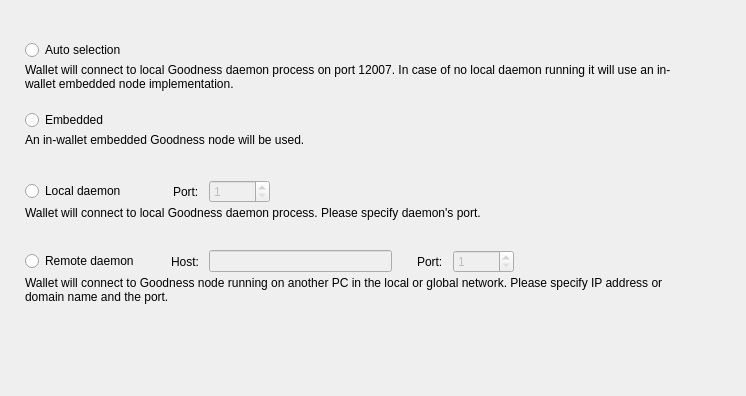
<?xml version="1.0" encoding="UTF-8"?>
<ui version="4.0">
 <class>ConnectionOptionsFrame</class>
 <widget class="QFrame" name="ConnectionOptionsFrame">
  <property name="geometry">
   <rect>
    <x>0</x>
    <y>0</y>
    <width>746</width>
    <height>396</height>
   </rect>
  </property>
  <property name="windowTitle">
   <string>Frame</string>
  </property>
  <property name="frameShape">
   <enum>QFrame::NoFrame</enum>
  </property>
  <property name="frameShadow">
   <enum>QFrame::Raised</enum>
  </property>
  <layout class="QVBoxLayout" name="verticalLayout_5">
   <property name="spacing">
    <number>0</number>
   </property>
   <property name="leftMargin">
    <number>25</number>
   </property>
   <property name="topMargin">
    <number>40</number>
   </property>
   <property name="rightMargin">
    <number>49</number>
   </property>
   <item>
    <widget class="QWidget" name="widget" native="true">
     <property name="sizePolicy">
      <sizepolicy hsizetype="Preferred" vsizetype="Fixed">
       <horstretch>0</horstretch>
       <verstretch>0</verstretch>
      </sizepolicy>
     </property>
     <property name="minimumSize">
      <size>
       <width>0</width>
       <height>70</height>
      </size>
     </property>
     <property name="maximumSize">
      <size>
       <width>16777215</width>
       <height>70</height>
      </size>
     </property>
     <layout class="QVBoxLayout" name="verticalLayout" stretch="0,1">
      <property name="spacing">
       <number>3</number>
      </property>
      <property name="leftMargin">
       <number>0</number>
      </property>
      <property name="topMargin">
       <number>0</number>
      </property>
      <property name="rightMargin">
       <number>0</number>
      </property>
      <property name="bottomMargin">
       <number>0</number>
      </property>
      <item>
       <widget class="QRadioButton" name="m_autoRadio">
        <property name="text">
         <string>Auto selection</string>
        </property>
        <attribute name="buttonGroup">
         <string notr="true">m_connectionButtonGroup</string>
        </attribute>
       </widget>
      </item>
      <item alignment="Qt::AlignTop">
       <widget class="WalletGui::WalletSmallGrayTextLabel" name="m_autoHelperLabel">
        <property name="text">
         <string>Wallet will connect to local Goodness daemon process on port 12007. In case of no local daemon running it will use an in-wallet embedded node implementation.</string>
        </property>
        <property name="alignment">
         <set>Qt::AlignLeading|Qt::AlignLeft|Qt::AlignTop</set>
        </property>
        <property name="wordWrap">
         <bool>true</bool>
        </property>
        <property name="indent">
         <number>0</number>
        </property>
       </widget>
      </item>
     </layout>
    </widget>
   </item>
   <item>
    <widget class="QWidget" name="widget_2" native="true">
     <property name="sizePolicy">
      <sizepolicy hsizetype="Preferred" vsizetype="Fixed">
       <horstretch>0</horstretch>
       <verstretch>0</verstretch>
      </sizepolicy>
     </property>
     <property name="minimumSize">
      <size>
       <width>0</width>
       <height>70</height>
      </size>
     </property>
     <property name="maximumSize">
      <size>
       <width>16777215</width>
       <height>70</height>
      </size>
     </property>
     <layout class="QVBoxLayout" name="verticalLayout_2" stretch="0,1">
      <property name="spacing">
       <number>3</number>
      </property>
      <property name="leftMargin">
       <number>0</number>
      </property>
      <property name="topMargin">
       <number>0</number>
      </property>
      <property name="rightMargin">
       <number>0</number>
      </property>
      <property name="bottomMargin">
       <number>0</number>
      </property>
      <item>
       <widget class="QRadioButton" name="m_embeddedRadio">
        <property name="text">
         <string>Embedded</string>
        </property>
        <attribute name="buttonGroup">
         <string notr="true">m_connectionButtonGroup</string>
        </attribute>
       </widget>
      </item>
      <item alignment="Qt::AlignTop">
       <widget class="WalletGui::WalletSmallGrayTextLabel" name="m_embeddedHelperLabel">
        <property name="text">
         <string>An in-wallet embedded Goodness node will be used.</string>
        </property>
        <property name="alignment">
         <set>Qt::AlignLeading|Qt::AlignLeft|Qt::AlignTop</set>
        </property>
        <property name="wordWrap">
         <bool>true</bool>
        </property>
        <property name="indent">
         <number>0</number>
        </property>
       </widget>
      </item>
     </layout>
    </widget>
   </item>
   <item>
    <widget class="QWidget" name="widget_3" native="true">
     <property name="sizePolicy">
      <sizepolicy hsizetype="Preferred" vsizetype="Fixed">
       <horstretch>0</horstretch>
       <verstretch>0</verstretch>
      </sizepolicy>
     </property>
     <property name="minimumSize">
      <size>
       <width>0</width>
       <height>70</height>
      </size>
     </property>
     <property name="maximumSize">
      <size>
       <width>16777215</width>
       <height>70</height>
      </size>
     </property>
     <layout class="QVBoxLayout" name="verticalLayout_3" stretch="0,1">
      <property name="spacing">
       <number>3</number>
      </property>
      <property name="leftMargin">
       <number>0</number>
      </property>
      <property name="topMargin">
       <number>0</number>
      </property>
      <property name="rightMargin">
       <number>0</number>
      </property>
      <property name="bottomMargin">
       <number>0</number>
      </property>
      <item>
       <layout class="QHBoxLayout" name="horizontalLayout">
        <property name="spacing">
         <number>10</number>
        </property>
        <item>
         <widget class="QRadioButton" name="m_localRadio">
          <property name="text">
           <string>Local daemon</string>
          </property>
          <attribute name="buttonGroup">
           <string notr="true">m_connectionButtonGroup</string>
          </attribute>
         </widget>
        </item>
        <item>
         <spacer name="horizontalSpacer">
          <property name="orientation">
           <enum>Qt::Horizontal</enum>
          </property>
          <property name="sizeType">
           <enum>QSizePolicy::Fixed</enum>
          </property>
          <property name="sizeHint" stdset="0">
           <size>
            <width>37</width>
            <height>20</height>
           </size>
          </property>
         </spacer>
        </item>
        <item>
         <widget class="QLabel" name="label">
          <property name="text">
           <string>Port:</string>
          </property>
         </widget>
        </item>
        <item alignment="Qt::AlignVCenter">
         <widget class="QSpinBox" name="m_localPortSpin">
          <property name="enabled">
           <bool>false</bool>
          </property>
          <property name="minimum">
           <number>1</number>
          </property>
          <property name="maximum">
           <number>65535</number>
          </property>
          <property name="value">
           <number>1</number>
          </property>
         </widget>
        </item>
        <item>
         <spacer name="horizontalSpacer_2">
          <property name="orientation">
           <enum>Qt::Horizontal</enum>
          </property>
          <property name="sizeHint" stdset="0">
           <size>
            <width>40</width>
            <height>20</height>
           </size>
          </property>
         </spacer>
        </item>
       </layout>
      </item>
      <item alignment="Qt::AlignTop">
       <widget class="WalletGui::WalletSmallGrayTextLabel" name="m_localHelperLabel">
        <property name="text">
         <string>Wallet will connect to local Goodness daemon process. Please specify daemon's port.</string>
        </property>
        <property name="alignment">
         <set>Qt::AlignLeading|Qt::AlignLeft|Qt::AlignTop</set>
        </property>
        <property name="wordWrap">
         <bool>true</bool>
        </property>
        <property name="indent">
         <number>0</number>
        </property>
       </widget>
      </item>
     </layout>
    </widget>
   </item>
   <item>
    <widget class="QWidget" name="widget_4" native="true">
     <property name="sizePolicy">
      <sizepolicy hsizetype="Preferred" vsizetype="Fixed">
       <horstretch>0</horstretch>
       <verstretch>0</verstretch>
      </sizepolicy>
     </property>
     <property name="minimumSize">
      <size>
       <width>0</width>
       <height>70</height>
      </size>
     </property>
     <property name="maximumSize">
      <size>
       <width>16777215</width>
       <height>70</height>
      </size>
     </property>
     <layout class="QVBoxLayout" name="verticalLayout_4" stretch="0,1">
      <property name="spacing">
       <number>3</number>
      </property>
      <property name="leftMargin">
       <number>0</number>
      </property>
      <property name="topMargin">
       <number>0</number>
      </property>
      <property name="rightMargin">
       <number>0</number>
      </property>
      <property name="bottomMargin">
       <number>0</number>
      </property>
      <item>
       <layout class="QHBoxLayout" name="horizontalLayout_2">
        <property name="spacing">
         <number>10</number>
        </property>
        <item>
         <widget class="QRadioButton" name="m_remoteRadio">
          <property name="text">
           <string>Remote daemon</string>
          </property>
          <attribute name="buttonGroup">
           <string notr="true">m_connectionButtonGroup</string>
          </attribute>
         </widget>
        </item>
        <item>
         <spacer name="horizontalSpacer_3">
          <property name="orientation">
           <enum>Qt::Horizontal</enum>
          </property>
          <property name="sizeType">
           <enum>QSizePolicy::Fixed</enum>
          </property>
          <property name="sizeHint" stdset="0">
           <size>
            <width>22</width>
            <height>20</height>
           </size>
          </property>
         </spacer>
        </item>
        <item>
         <widget class="QLabel" name="label_2">
          <property name="text">
           <string>Host:</string>
          </property>
         </widget>
        </item>
        <item>
         <widget class="QLineEdit" name="m_remoteHostEdit">
          <property name="enabled">
           <bool>false</bool>
          </property>
         </widget>
        </item>
        <item>
         <spacer name="horizontalSpacer_5">
          <property name="orientation">
           <enum>Qt::Horizontal</enum>
          </property>
          <property name="sizeType">
           <enum>QSizePolicy::Fixed</enum>
          </property>
          <property name="sizeHint" stdset="0">
           <size>
            <width>15</width>
            <height>20</height>
           </size>
          </property>
         </spacer>
        </item>
        <item>
         <widget class="QLabel" name="label_3">
          <property name="text">
           <string>Port:</string>
          </property>
         </widget>
        </item>
        <item alignment="Qt::AlignVCenter">
         <widget class="QSpinBox" name="m_remotePortSpin">
          <property name="enabled">
           <bool>false</bool>
          </property>
          <property name="minimum">
           <number>1</number>
          </property>
          <property name="maximum">
           <number>65535</number>
          </property>
          <property name="value">
           <number>1</number>
          </property>
         </widget>
        </item>
        <item>
         <spacer name="horizontalSpacer_4">
          <property name="orientation">
           <enum>Qt::Horizontal</enum>
          </property>
          <property name="sizeHint" stdset="0">
           <size>
            <width>40</width>
            <height>20</height>
           </size>
          </property>
         </spacer>
        </item>
       </layout>
      </item>
      <item alignment="Qt::AlignTop">
       <widget class="WalletGui::WalletSmallGrayTextLabel" name="m_remoteHelperLabel">
        <property name="text">
         <string>Wallet will connect to Goodness node running on another PC in the local or global network. Please specify IP address or domain name and the port.</string>
        </property>
        <property name="alignment">
         <set>Qt::AlignLeading|Qt::AlignLeft|Qt::AlignTop</set>
        </property>
        <property name="wordWrap">
         <bool>true</bool>
        </property>
        <property name="indent">
         <number>0</number>
        </property>
       </widget>
      </item>
     </layout>
    </widget>
   </item>
   <item>
    <spacer name="verticalSpacer">
     <property name="orientation">
      <enum>Qt::Vertical</enum>
     </property>
     <property name="sizeHint" stdset="0">
      <size>
       <width>665</width>
       <height>61</height>
      </size>
     </property>
    </spacer>
   </item>
  </layout>
 </widget>
 <customwidgets>
  <customwidget>
   <class>WalletGui::WalletSmallGrayTextLabel</class>
   <extends>QLabel</extends>
   <header>Gui/Common/WalletTextLabel.h</header>
  </customwidget>
 </customwidgets>
 <resources/>
 <connections>
  <connection>
   <sender>m_remoteHostEdit</sender>
   <signal>textChanged(QString)</signal>
   <receiver>ConnectionOptionsFrame</receiver>
   <slot>remoteHostNameChanged(QString)</slot>
   <hints>
    <hint type="sourcelabel">
     <x>390</x>
     <y>319</y>
    </hint>
    <hint type="destinationlabel">
     <x>372</x>
     <y>197</y>
    </hint>
   </hints>
  </connection>
  <connection>
   <sender>m_connectionButtonGroup</sender>
   <signal>buttonClicked(int)</signal>
   <receiver>ConnectionOptionsFrame</receiver>
   <slot>connectionButtonClicked(int)</slot>
   <hints>
    <hint type="sourcelabel">
     <x>-1</x>
     <y>-1</y>
    </hint>
    <hint type="destinationlabel">
     <x>372</x>
     <y>197</y>
    </hint>
   </hints>
  </connection>
  <connection>
   <sender>m_remoteRadio</sender>
   <signal>toggled(bool)</signal>
   <receiver>m_remoteHostEdit</receiver>
   <slot>setEnabled(bool)</slot>
   <hints>
    <hint type="sourcelabel">
     <x>88</x>
     <y>264</y>
    </hint>
    <hint type="destinationlabel">
     <x>312</x>
     <y>263</y>
    </hint>
   </hints>
  </connection>
  <connection>
   <sender>m_remoteRadio</sender>
   <signal>toggled(bool)</signal>
   <receiver>m_remotePortSpin</receiver>
   <slot>setEnabled(bool)</slot>
   <hints>
    <hint type="sourcelabel">
     <x>88</x>
     <y>264</y>
    </hint>
    <hint type="destinationlabel">
     <x>498</x>
     <y>263</y>
    </hint>
   </hints>
  </connection>
  <connection>
   <sender>m_localRadio</sender>
   <signal>toggled(bool)</signal>
   <receiver>m_localPortSpin</receiver>
   <slot>setEnabled(bool)</slot>
   <hints>
    <hint type="sourcelabel">
     <x>81</x>
     <y>194</y>
    </hint>
    <hint type="destinationlabel">
     <x>270</x>
     <y>193</y>
    </hint>
   </hints>
  </connection>
 </connections>
 <slots>
  <slot>remoteHostNameChanged(QString)</slot>
  <slot>connectionButtonClicked(int)</slot>
 </slots>
 <buttongroups>
  <buttongroup name="m_connectionButtonGroup"/>
 </buttongroups>
</ui>
